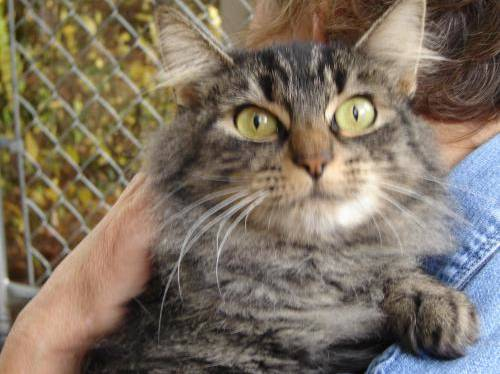
#> input picture 11- Thresholding/cat.jpg, 500 x 374 px
$ jupyter execute 2.ipynb
#> lines starting #> are read from the running program, lines starting #| are printed output that depends on the picture; after the words box and inside, x2 and y2 are one past the last pixel; in counts of white or black regions, pixels touching at a corner belong together
[cell 1]
import cv2

[cell 2]
image = cv2.imread('cat.jpg',0)
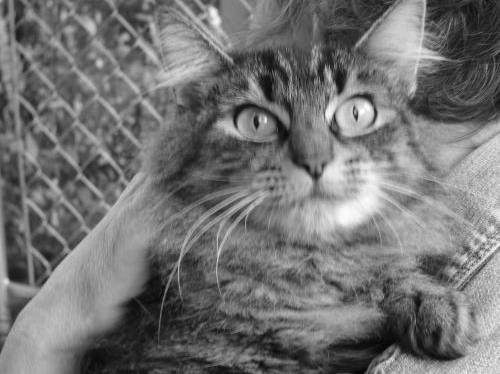
#> image: shape (374, 500); min 0, max 255, mean 115.2

[cell 3]
ret,th1 = cv2.threshold(image,150,255,cv2.THRESH_BINARY)
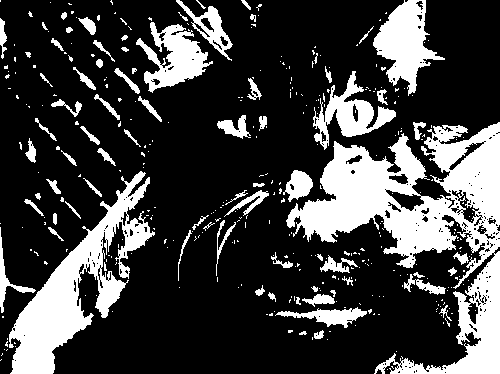
#> th1: shape (374, 500); 25.1% white; 378 white regions (302 under 20 px), largest, box (x1, y1, x2, y2) and area: (286, 122, 500, 374) 20275, (9, 171, 155, 374) 9158, (373, 0, 445, 96) 3236
th2 = cv2.adaptiveThreshold(image,255,cv2.ADAPTIVE_THRESH_GAUSSIAN_C , cv2.THRESH_BINARY,111,2)
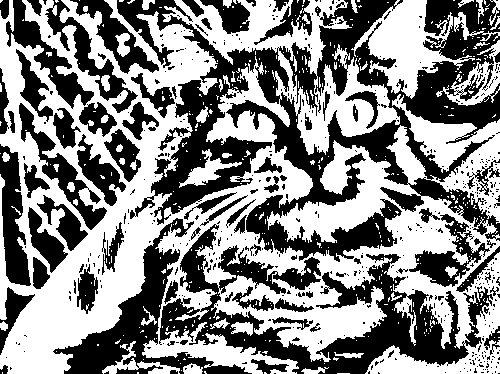
#> th2: shape (374, 500); 52.6% white; 502 black regions (418 under 20 px), largest, box (x1, y1, x2, y2) and area: (117, 0, 500, 262) 35412, (159, 224, 493, 374) 14916, (53, 218, 252, 374) 6630
th3 = cv2.adaptiveThreshold(image,255,cv2.ADAPTIVE_THRESH_MEAN_C , cv2.THRESH_BINARY,111,2)
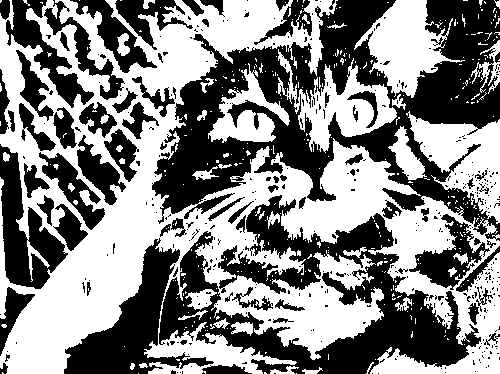
#> th3: shape (374, 500); 51.8% white; 413 black regions (339 under 20 px), largest, box (x1, y1, x2, y2) and area: (152, 0, 500, 241) 32782, (159, 195, 481, 374) 20431, (64, 238, 214, 374) 6619


cv2.imshow('Original image',image)
cv2.imshow('Binary threshold image',th1)
cv2.imshow('Adaptive Threshold gaussian image',th2)
cv2.imshow('Adaptive Threshold mean image',th3)

cv2.waitKey(0)
cv2.destroyAllWindows()
